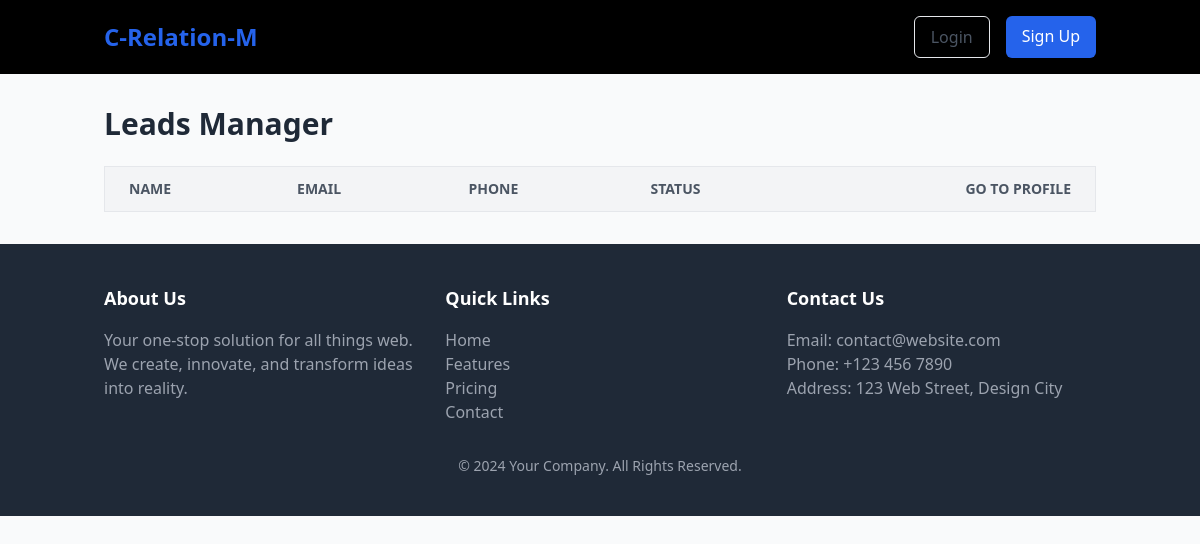
The page /leads/ on the database as committed earlier.
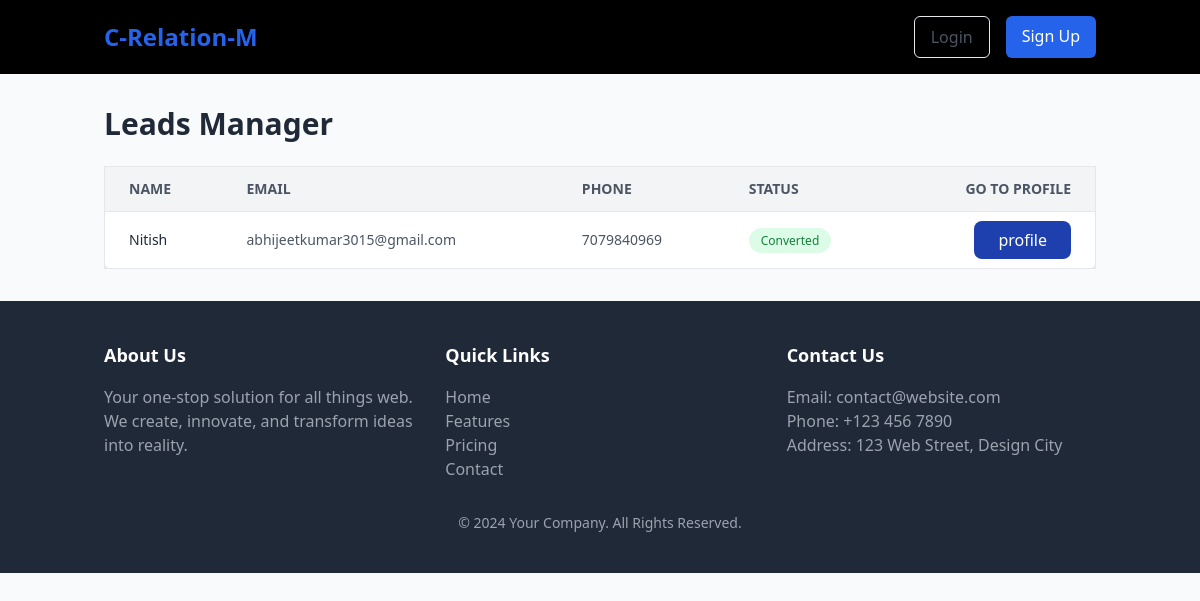
The same page on the database as committed later.
### app/models.py (models this page shows, shortened)
class LeadModel(models.Model):
    agent=models.ForeignKey(User,on_delete=models.CASCADE,related_name='lead')
    profile_image=models.ImageField(upload_to='profile_image')
    name=models.CharField(max_length=50)
    email=models.EmailField()
    contact=models.IntegerField()

### app/views.py (the view)
# urls.py: path('leads/',views.ListLeads.as_view(),name='leads'),
class ListLeads(generic.ListView):
    template_name='Home/home.html'
    model=LeadModel
    fields='__all__'
    def get_context_data(self, **kwargs):
        context = super().get_context_data(**kwargs)
        context["lead_list"] = LeadModel.objects.all()
        return context

### app/templates/Home/home.html
{% extends 'base.html' %}
{% block content %}
<main class="bg-gray-50 text-gray-800">
    <div class="container mx-auto px-4 py-8">
        <h1 class="text-3xl font-bold mb-6 text-gray-800">Leads Manager </h1>
        <div class="overflow-x-auto">
            <table class="min-w-full bg-white border border-gray-200 rounded-lg shadow-md">
                <thead class="bg-gray-100 border-b border-gray-200">
                    <tr>
                        <th class="px-6 py-3 text-left text-sm font-bold text-gray-600 uppercase">Name</th>
                        <th class="px-6 py-3 text-left text-sm font-bold text-gray-600 uppercase">Email</th>
                        <th class="px-6 py-3 text-left text-sm font-bold text-gray-600 uppercase">Phone</th>
                        <th class="px-6 py-3 text-left text-sm font-bold text-gray-600 uppercase">Status</th>
                        <th class="px-6 py-3 text-right text-sm font-bold text-gray-600 uppercase">Go to profile </th>
                    </tr>
                </thead>
                <tbody>
                    {% if lead_list  %}
                    {% for lead in lead_list %}
                    <tr class="border-b hover:bg-gray-50 transition">
                        <td class="px-6 py-4 text-sm text-gray-800"> {{lead.name}} </td>
                        <td class="px-6 py-4 text-sm text-gray-600"> {{lead.email}} </td>
                        <td class="px-6 py-4 text-sm text-gray-600"> {{lead.contact}} </td>
                        <td class="px-6 py-4 text-sm">
                            <span
                                class="px-3 py-1 text-xs font-medium text-green-700 bg-green-100 rounded-full">Converted</span>
                        </td>
                        <td class="px-6 py-4 text-right">
                          <a href="{% url 'lead_profile' lead.id %}" class="px-6 py-2 rounded-lg bg-blue-800 text-white  ">profile</a>
                        </td>
                    </tr>
                    {% endfor %}
                    {% endif %}
                </tbody>
            </table>
        </div>
    </div>
    </main>
    {% endblock %}

### app/templates/base.html (shortened to what this page needs)
<!DOCTYPE html>
<html lang="en">
<head>
  <script src="https://cdn.tailwindcss.com"></script>
</head>
<body class="bg-gray-50 text-gray-800">
    <nav class="bg-black shadow-md">
        <div class="container mx-auto px-4 py-4 flex justify-between items-center">
          <a href="#" class="text-2xl font-bold text-blue-600">
            C-Relation-M
          </a>
          {% if request.user.is_authenticated %}
          <div class="hidden md:flex space-x-6">
            <a href="{% url 'home' %}" class="text-gray-200 hover:text-blue-600 transition">Home</a>
            <a href="{% url 'leads' %}" class="text-gray-200 hover:text-blue-600 transition">Leads</a>
            <a href="#about" class="text-gray-200 hover:text-blue-600 transition">My Leads</a>
            <a href="{% url 'agent' %}" class="text-gray-200 hover:text-blue-600 transition">Profile</a>
          </div>
          <div class="hidden md:flex space-x-4">
            <a href="{% url 'logout'  %}" class="px-4 py-2 border rounded-md text-gray-600 hover:text-white hover:bg-blue-600 transition">
              Logout
            </a>
          </div>
          {% else %}
          <div class="hidden md:flex space-x-4">
            <a href="{% url 'login'  %}" class="px-4 py-2 border rounded-md text-gray-600 hover:text-white hover:bg-blue-600 transition">
              Login
            </a>
            <a href="{% url 'signup' %}" class="px-4 py-2 bg-blue-600 text-white rounded-md hover:bg-blue-700 transition">
              Sign Up
            </a>
          </div>
          {% endif %}
        </div>
      </nav>
      {% block content  %} {% endblock %}
  <footer class="bg-gray-800 text-gray-400">
    <div class="container mx-auto px-4 py-10">
      <div class="grid md:grid-cols-3 gap-8">
        <div>
          <h3 class="font-bold text-lg text-white mb-4">About Us</h3>
          <p>Your one-stop solution for all things web. We create, innovate, and transform ideas into reality.</p>
        </div>
        <div>
          <h3 class="font-bold text-lg text-white mb-4">Quick Links</h3>
          <ul>
            <li><a href="#" class="hover:text-white">Home</a></li>
            <li><a href="#features" class="hover:text-white">Features</a></li>
            <li><a href="#cta" class="hover:text-white">Pricing</a></li>
            <li><a href="#contact" class="hover:text-white">Contact</a></li>
          </ul>
        </div>
        <div>
          <h3 class="font-bold text-lg text-white mb-4">Contact Us</h3>
          <p>Email: contact@website.com</p>
          <p>Phone: +123 456 7890</p>
          <p>Address: 123 Web Street, Design City</p>
        </div>
      </div>
      <div class="mt-8 text-center text-sm">
        &copy; 2024 Your Company. All Rights Reserved.
      </div>
    </div>
  </footer>
</body>
</html>

Rows that differ between the two databases and show on the page:
added LeadModel: name "Nitish", email "abhijeetkumar3015@gmail.com", contact "7079840969"
